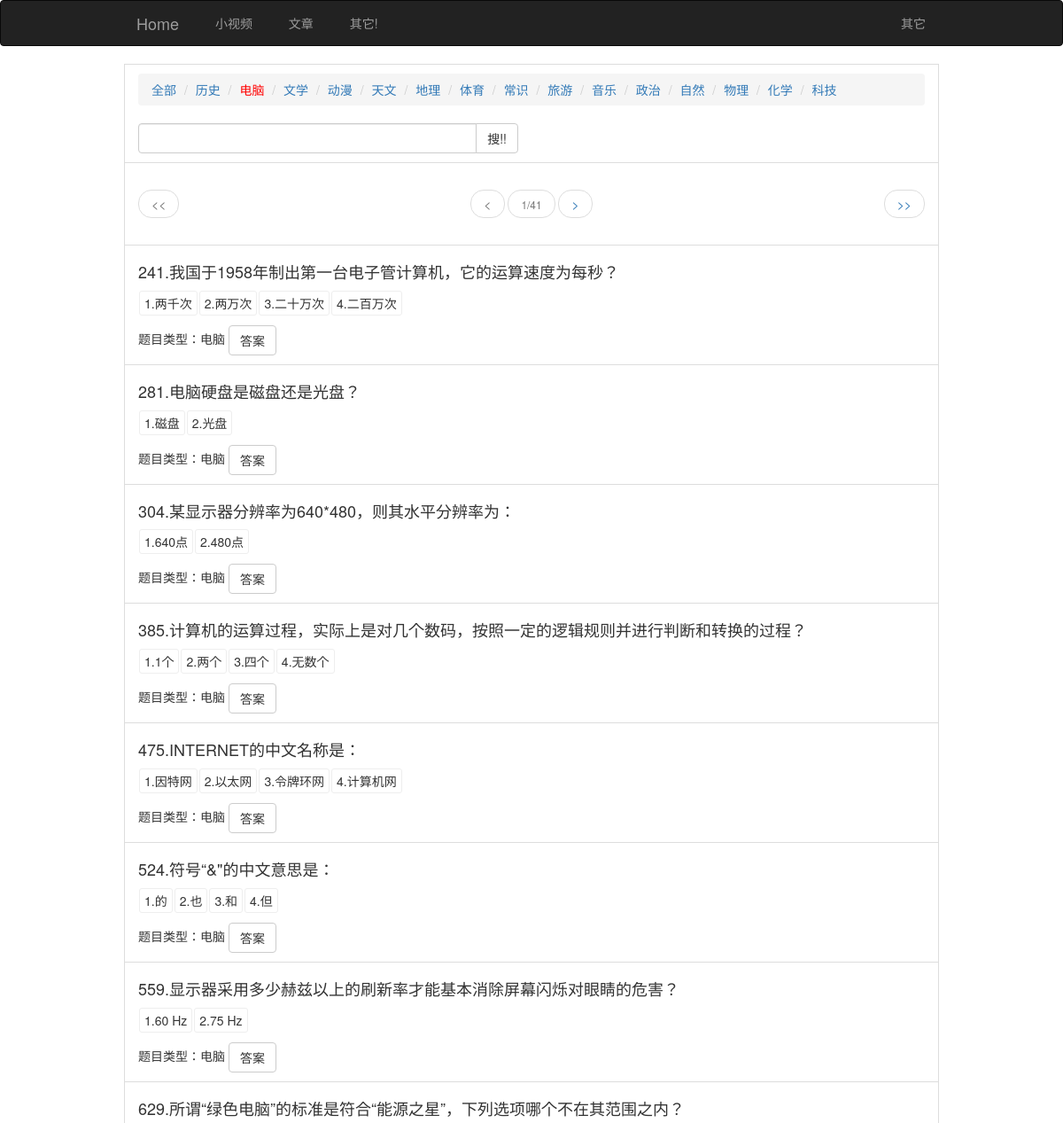
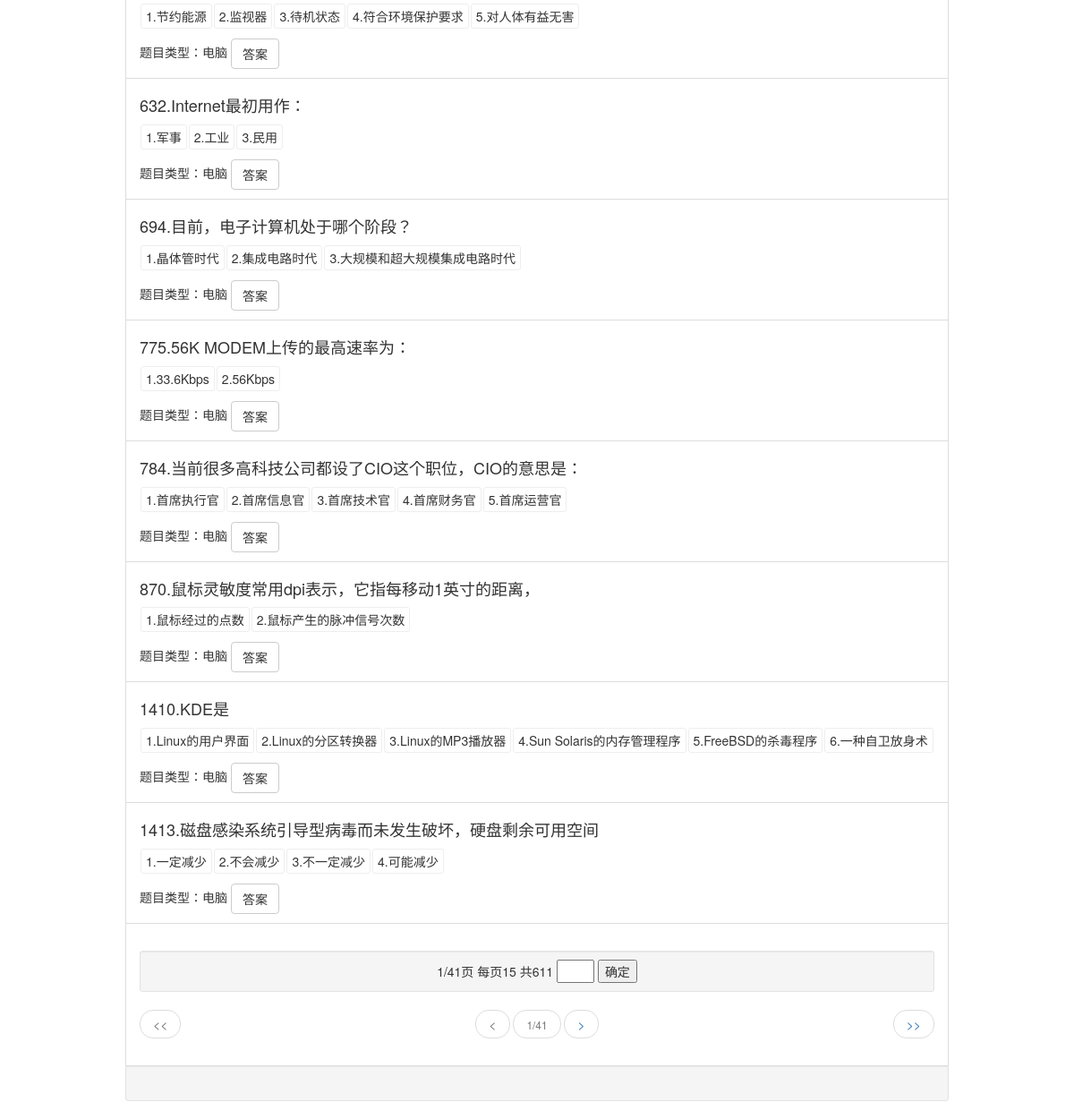
The app's page /baike/index.php?list=2 with its own data (2 pictures, top to bottom).
### tables this page shows
CREATE TABLE "type" (
  "id" INTEGER NOT NULL PRIMARY KEY AUTOINCREMENT,
  "kind" TEXT
);

CREATE TABLE "content" (
  "tmxh" INTEGER NOT NULL PRIMARY KEY AUTOINCREMENT,
  "tmnd" TEXT,
  "tmlx" TEXT,
  "tmnr" TEXT,
  "tmdas" INTEGER,
  "tmda1" TEXT,
  "tmda2" TEXT,
  "tmda3" TEXT,
  "tmda4" TEXT,
  "tmda5" TEXT,
  "tmda6" TEXT,
  "kind" integer,
  "tmda" TEXT
);

### class/sqlite3.php (called while the page is built, shortened)
<?php
class DBUtils {
	public static $db;
	public function instance($dbname){
		if (!self::$db) {
			self::$db = new SQLiteDB($dbname);
		}
	}
	public static function querySingle($sql){
		$result = @self::$db->querySingle($sql);
		return $result ? $result : '';
	}
	public static function queryList($sql){
		$result = array();
		$ret = @self::$db->query($sql);
		while($row = $ret->fetchArray(SQLITE3_ASSOC) ){
			array_push($result, $row);
		}
		return $result;
	}
}

### baike/index.php (the view, shortened to what this page needs)
<?php
require_once("../config.php");
$db = new DBUtils();
$db -> instance('../db/baike.db3');
$word=$_GET['word']??NULL;
$list=$_GET['list']??NULL;
function get_type($list){
	global $db;
	$typ1[]=['id'=>0,'kind'=>'全部'];
	$rs=$db->queryList("select * from type");
	$rs=array_merge($typ1,$rs);
	$html_type.='
		<li class="list-group-item">
		<ul class="breadcrumb">
	';
	$title="百科问答";
	foreach ($rs as $row){
		if ($row['id']==$list){
			$title=$row['kind'];
			$html_type.='
			<li><a href="?list='.$row['id'].'"><font color="red">'.$row['kind'].'</font></a></li>
			';
		}else{
			$html_type.='
			<li><a href="?list='.$row['id'].'">'.$row['kind'].'</a></li>
			';
		}
		$str['type'][]=array("list"=>$row['id'],"title"=>$row['kind']);
	}
	$html_type.='
	</ul>
	<form action="?" method="get" class="bs-example bs-example-form" role="form">
			<div class="row">
				<div class="col-lg-6">
					<div class="input-group">
						<input type="text" name="word" class="form-control">
						<input type="hidden" name="list" value="'.$list.'"/>
						<span class="input-group-btn">
							<button class="btn btn-default" type="submit">
								搜!!
							</button>
						</span>
					</div>
				</div>
			</div>
		</form>
	</li>
	';
	return [$title,$html_type,$str];
}
$html=$api->head(get_type($list)[0]).get_type($list)[1];
$html.=<<<api
<style>
	#daan{
		border: solid 1px #eee;
		padding: 3px 5px;
		margin: 1px;
		border-radius: 3px;
		display:inline-block;
	}
</style>
api;
$count_sql="SELECT count(*) FROM [content]";
if($list and !$word) $count_sql.=" where kind=".$list;
$count=$db->querySingle($count_sql);
$pagecount=ceil(intval($count)/$pagesize);
$zhizhen=$pagesize*($page-1);
$result=$db->queryList(str_replace('count(*)','*',$count_sql)." LIMIT $zhizhen,$pagesize");
$apistr['msg']=array("name"=>$title,"count"=>$count,"pageall"=>$pagecount,"page"=>$page,"keyword"=>$word);
$gopage=$word?"?word=".$word."&":"?";
$html.=$api->page_z(0,$count,$pagecount,$pagesize,$page,$gopage);
foreach($result as $row){
	$apistr['list'][]=["id"=>$row['tmxh'],"title"=>$row["tmnr"],"tmlx"=>$row["tmlx"],"kind"=>$row['kind'],"tmda1"=>$row['tmda1'],"tmda2"=>$row['tmda2'],"tmda3"=>$row['tmda3'],"tmda4"=>$row['tmda4'],"tmda5"=>$row['tmda5'],"tmda6"=>$row['tmda6'],"tmda"=>$row['tmda']];
	$tmda='';
	if ($row['tmda1']) $tmda.='<span id="daan">1.'.$row['tmda1'].'</span>';
	if ($row['tmda2']) $tmda.='<span id="daan">2.'.$row['tmda2'].'</span>';
	if ($row['tmda3']) $tmda.='<span id="daan">3.'.$row['tmda3'].'</span>';
	if ($row['tmda4']) $tmda.='<span id="daan">4.'.$row['tmda4'].'</span>';
	if ($row['tmda5']) $tmda.='<span id="daan">5.'.$row['tmda5'].'</span>';
	if ($row['tmda6']) $tmda.='<span id="daan">6.'.$row['tmda6'].'</span>';
	$daan=str_split($row['tmda']);
	$daant='';
	foreach($daan as $o => $rowda){
		if ($rowda) $daant.=($o+1);
	}
	$daan=implode(",", str_split($daant));
	$html.='
	<li class="list-group-item">
		<h4>'.$row['tmxh'].'.'.$row['tmnr'].'</h4>
		<p id="'.$row['tmxh'].'">'.$tmda.'</p>
		题目类型：'.get_type($row['kind'])[0].' <button id="'.$row['tmxh'].'" class="btn btn-default">答案</button>
		<span style="display:none">
			<font color="red">'.$daan.'</font>
		</span>
	</li>
	';
}
$html.=$api->page_z(1,$count,$pagecount,$pagesize,$page,$gopage);
$html.='
	<script>
	;!function(){
		$("button").click(function (){
			$(this).next().fadeIn();
			var daan=$(this).next().text().trim().split(",");
			var id=$(this).prev().attr("id");
			console.log(id);
			for (i=0;i<daan.length;i++){
			//console.log(daan[i]);
				$("#"+id+">#daan").eq(daan[i]-1).css("border","solid 1px #ff0000")
			}
		})
	}();
	</script>
	';
echo $web_charset?$api->json($apistr):$html.$api->end();

### baike/index.php (style rules this page uses)
#daan { border: solid 1px #eee; padding: 3px 5px; margin: 1px; border-radius: 3px; display:inline-block; }

### records on screen
type: kind "历史"
type: kind "电脑"
type: kind "文学"
type: kind "动漫"
type: kind "天文"
type: kind "地理"
type: kind "体育"
type: kind "常识"
type: kind "旅游"
type: kind "音乐"
type: kind "政治"
type: kind "自然"
type: kind "物理"
type: kind "化学"
type: kind "科技"
content: tmxh "241", tmnr "我国于1958年制出第一台电子管计算机，它的运算速度为每秒？", tmda1 "两千次", tmda2 "两万次", tmda3 "二十万次", tmda4 "二百万次"
content: tmxh "281", tmnr "电脑硬盘是磁盘还是光盘？", tmda1 "磁盘", tmda2 "光盘"
content: tmxh "304", tmnr "某显示器分辨率为640*480，则其水平分辨率为：", tmda1 "640点", tmda2 "480点"
content: tmxh "385", tmnr "计算机的运算过程，实际上是对几个数码，按照一定的逻辑规则并进行判断和转换的过程？", tmda1 "1个", tmda2 "两个", tmda3 "四个", tmda4 "无数个"
content: tmxh "475", tmnr "INTERNET的中文名称是：", tmda1 "因特网", tmda2 "以太网", tmda3 "令牌环网", tmda4 "计算机网"
content: tmxh "524", tmnr "符号“&\"的中文意思是：", tmda1 "的", tmda2 "也", tmda3 "和", tmda4 "但"
content: tmxh "559", tmnr "显示器采用多少赫兹以上的刷新率才能基本消除屏幕闪烁对眼睛的危害？", tmda1 "60 Hz", tmda2 "75 Hz"
content: tmxh "629", tmnr "所谓“绿色电脑”的标准是符合“能源之星”，下列选项哪个不在其范围之内？", tmda1 "节约能源", tmda2 "监视器", tmda3 "待机状态", tmda4 "符合环境保护要求", tmda5 "对人体有益无害"
content: tmxh "632", tmnr "Internet最初用作：", tmda1 "军事", tmda2 "工业", tmda3 "民用"
content: tmxh "694", tmnr "目前，电子计算机处于哪个阶段？", tmda1 "晶体管时代", tmda2 "集成电路时代", tmda3 "大规模和超大规模集成电路时代"
content: tmxh "775", tmnr "56K MODEM上传的最高速率为：", tmda1 "33.6Kbps", tmda2 "56Kbps"
content: tmxh "784", tmnr "当前很多高科技公司都设了CIO这个职位，CIO的意思是：", tmda1 "首席执行官", tmda2 "首席信息官", tmda3 "首席技术官", tmda4 "首席财务官", tmda5 "首席运营官"
content: tmxh "870", tmnr "鼠标灵敏度常用dpi表示，它指每移动1英寸的距离，", tmda1 "鼠标经过的点数", tmda2 "鼠标产生的脉冲信号次数"
content: tmxh "1410", tmnr "KDE是", tmda1 "Linux的用户界面", tmda2 "Linux的分区转换器", tmda3 "Linux的MP3播放器", tmda4 "Sun Solaris的内存管理程序", tmda5 "FreeBSD的杀毒程序", tmda6 "一种自卫放身术"
content: tmxh "1413", tmnr "磁盘感染系统引导型病毒而未发生破坏，硬盘剩余可用空间", tmda1 "一定减少", tmda2 "不会减少", tmda3 "不一定减少", tmda4 "可能减少"

### other values on screen
$row['kind'] "全部"
$page "1 1"
$pagecount "41 41"
get_type($row['kind'])[0] "电脑 电脑 电脑 电脑 电脑 电脑 电脑 电脑 电脑 电脑 电脑 电脑 电脑 电脑 电脑"
